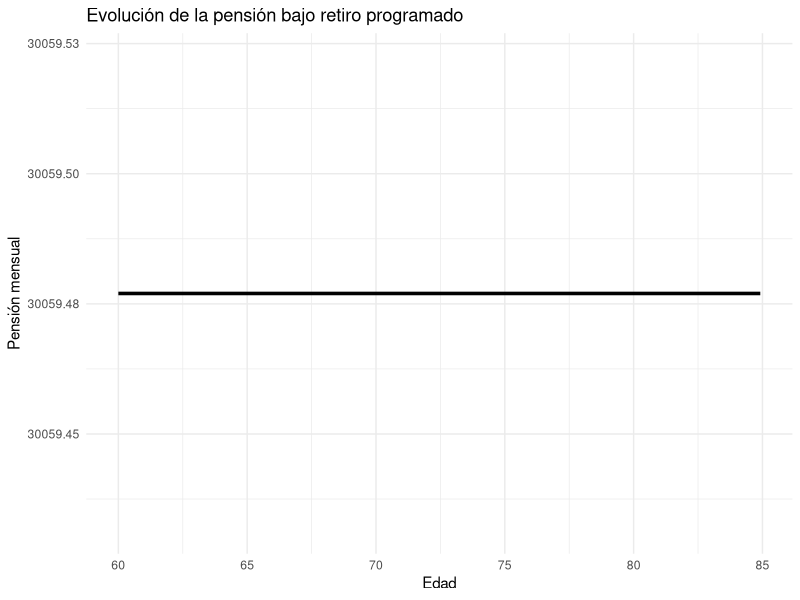
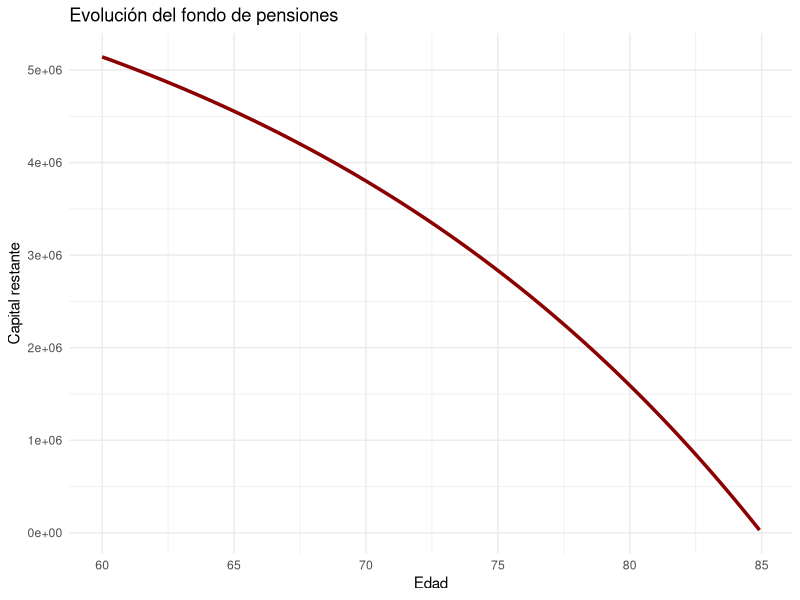

Recreate these plots in R, in order.
library(tidyverse)

# =========================
# PARAMETROS
# =========================

edad_inicio  <- 20
edad_retiro  <- 60
edad_muerte  <- 85

salario_inicial <- 30000
crec_salario    <- 0.02
cotizacion      <- 0.084
rendimiento     <- 0.05
tasa_tecnica    <- 0.05

meses_trabajo <- (edad_retiro - edad_inicio)*12

# =========================
# ACUMULACION DEL FONDO
# =========================

edad <- seq(edad_inicio, edad_retiro-1/12, by=1/12)

salario <- salario_inicial*(1+crec_salario)^(edad-edad_inicio)

aporte <- salario*cotizacion

fondo <- numeric(length(edad))

for(i in 2:length(fondo)){
  
  fondo[i] <- fondo[i-1]*(1+rendimiento/12) + aporte[i]
  
}

capital <- tail(fondo,1)

cat("Capital acumulado al retiro:", round(capital),"\n")

# =========================
# SIMULACION DEL RETIRO
# =========================

meses_retiro <- (edad_muerte - edad_retiro)*12

edad_pension <- seq(edad_retiro, edad_muerte-1/12, by=1/12)

pension <- numeric(meses_retiro)
fondo_retiro <- numeric(meses_retiro)

fondo_retiro[1] <- capital

for(t in 1:meses_retiro){
  
  vida_restante <- meses_retiro - t + 1
  
  # factor actuarial restante
  
  anualidad <- sum(1/(1+tasa_tecnica/12)^(1:vida_restante))
  
  pension[t] <- fondo_retiro[t]/anualidad
  
  # evolucion del fondo
  
  if(t < meses_retiro){
    
    fondo_retiro[t+1] <- fondo_retiro[t]*(1+rendimiento/12) - pension[t]
    
  }
  
}

df <- data.frame(
  
  edad = edad_pension,
  pension = pension,
  fondo = fondo_retiro
  
)

# =========================
# GRAFICOS
# =========================

# pension

g1 <- ggplot(df, aes(x=edad, y=pension)) +
  
  geom_line(size=1.2) +
  
  labs(
    title="Evolución de la pensión bajo retiro programado",
    x="Edad",
    y="Pensión mensual"
  ) +
  
  theme_minimal()

# fondo

g2 <- ggplot(df, aes(x=edad, y=fondo)) +
  
  geom_line(size=1.2, color="darkred") +
  
  labs(
    title="Evolución del fondo de pensiones",
    x="Edad",
    y="Capital restante"
  ) +
  
  theme_minimal()

g1
g2
